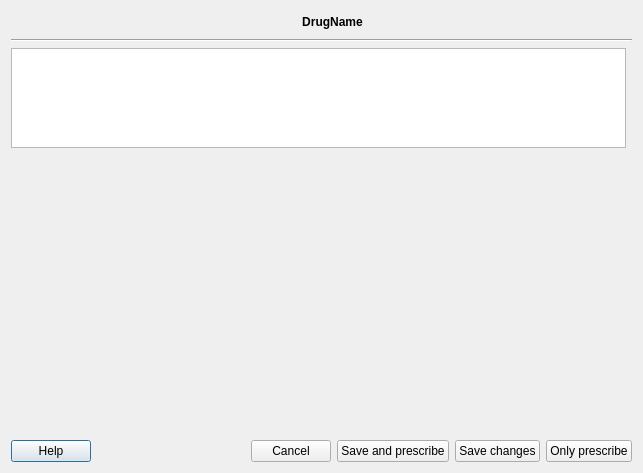
<?xml version="1.0" encoding="UTF-8"?>
<ui version="4.0">
 <class>mfDosageCreatorDialog</class>
 <widget class="QDialog" name="mfDosageCreatorDialog">
  <property name="geometry">
   <rect>
    <x>0</x>
    <y>0</y>
    <width>643</width>
    <height>473</height>
   </rect>
  </property>
  <property name="windowTitle">
   <string>Dialog</string>
  </property>
  <layout class="QGridLayout" name="gridLayout">
   <item row="3" column="0" colspan="2">
    <widget class="Line" name="line">
     <property name="orientation">
      <enum>Qt::Horizontal</enum>
     </property>
    </widget>
   </item>
   <item row="7" column="0" colspan="2">
    <layout class="QHBoxLayout" name="horizontalLayout_7">
     <item>
      <widget class="QPushButton" name="helpButton">
       <property name="text">
        <string>Help</string>
       </property>
      </widget>
     </item>
     <item>
      <spacer name="horizontalSpacer">
       <property name="orientation">
        <enum>Qt::Horizontal</enum>
       </property>
       <property name="sizeHint" stdset="0">
        <size>
         <width>40</width>
         <height>20</height>
        </size>
       </property>
      </spacer>
     </item>
     <item>
      <widget class="QPushButton" name="cancelButton">
       <property name="toolTip">
        <string>Cancel this window, all changes will be lost.</string>
       </property>
       <property name="text">
        <string>Cancel</string>
       </property>
      </widget>
     </item>
     <item>
      <widget class="QPushButton" name="saveAndPrescribeButton">
       <property name="toolTip">
        <string>The dosage will be used for your actual prescription,&lt;br /&gt; and it will be saved in your dosage database.</string>
       </property>
       <property name="text">
        <string>Save and prescribe</string>
       </property>
      </widget>
     </item>
     <item>
      <widget class="QPushButton" name="saveButton">
       <property name="toolTip">
        <string>The dosage will be saved in your dosage databse, &lt;br /&gt;no cahnges will be done to your actual prescription.</string>
       </property>
       <property name="text">
        <string>Save changes</string>
       </property>
      </widget>
     </item>
     <item>
      <widget class="QPushButton" name="prescribeButton">
       <property name="toolTip">
        <string>The dosage will be used for your actual prescription,&lt;br /&gt; but will not be saved in your dosage database.</string>
       </property>
       <property name="text">
        <string>Only prescribe</string>
       </property>
      </widget>
     </item>
    </layout>
   </item>
   <item row="5" column="0" rowspan="2" colspan="2">
    <widget class="mfDosageViewer" name="dosageViewer" native="true">
     <property name="sizePolicy">
      <sizepolicy hsizetype="Expanding" vsizetype="Expanding">
       <horstretch>0</horstretch>
       <verstretch>0</verstretch>
      </sizepolicy>
     </property>
    </widget>
   </item>
   <item row="0" column="0">
    <layout class="QHBoxLayout" name="horizontalLayout">
     <item>
      <widget class="QLabel" name="interactionIconLabel">
       <property name="minimumSize">
        <size>
         <width>22</width>
         <height>22</height>
        </size>
       </property>
       <property name="maximumSize">
        <size>
         <width>22</width>
         <height>22</height>
        </size>
       </property>
       <property name="text">
        <string/>
       </property>
      </widget>
     </item>
     <item>
      <widget class="QLabel" name="drugNameLabel">
       <property name="sizePolicy">
        <sizepolicy hsizetype="Expanding" vsizetype="Fixed">
         <horstretch>0</horstretch>
         <verstretch>0</verstretch>
        </sizepolicy>
       </property>
       <property name="maximumSize">
        <size>
         <width>16777215</width>
         <height>16777215</height>
        </size>
       </property>
       <property name="font">
        <font>
         <weight>75</weight>
         <bold>true</bold>
        </font>
       </property>
       <property name="text">
        <string>DrugName</string>
       </property>
       <property name="alignment">
        <set>Qt::AlignCenter</set>
       </property>
       <property name="wordWrap">
        <bool>true</bool>
       </property>
      </widget>
     </item>
    </layout>
   </item>
   <item row="4" column="0">
    <widget class="tkListView" name="availableDosagesListView">
     <property name="maximumSize">
      <size>
       <width>16777215</width>
       <height>100</height>
      </size>
     </property>
    </widget>
   </item>
  </layout>
 </widget>
 <customwidgets>
  <customwidget>
   <class>tkListView</class>
   <extends>QListView</extends>
   <header location="global">tkListView.h</header>
  </customwidget>
  <customwidget>
   <class>mfDosageViewer</class>
   <extends>QWidget</extends>
   <header location="global">drugswidget/mfDosageViewer.h</header>
   <container>1</container>
  </customwidget>
 </customwidgets>
 <tabstops>
  <tabstop>availableDosagesListView</tabstop>
  <tabstop>prescribeButton</tabstop>
  <tabstop>saveButton</tabstop>
  <tabstop>saveAndPrescribeButton</tabstop>
  <tabstop>cancelButton</tabstop>
  <tabstop>helpButton</tabstop>
 </tabstops>
 <resources/>
 <connections>
  <connection>
   <sender>cancelButton</sender>
   <signal>clicked()</signal>
   <receiver>mfDosageCreatorDialog</receiver>
   <slot>reject()</slot>
   <hints>
    <hint type="sourcelabel">
     <x>168</x>
     <y>439</y>
    </hint>
    <hint type="destinationlabel">
     <x>76</x>
     <y>431</y>
    </hint>
   </hints>
  </connection>
 </connections>
</ui>
